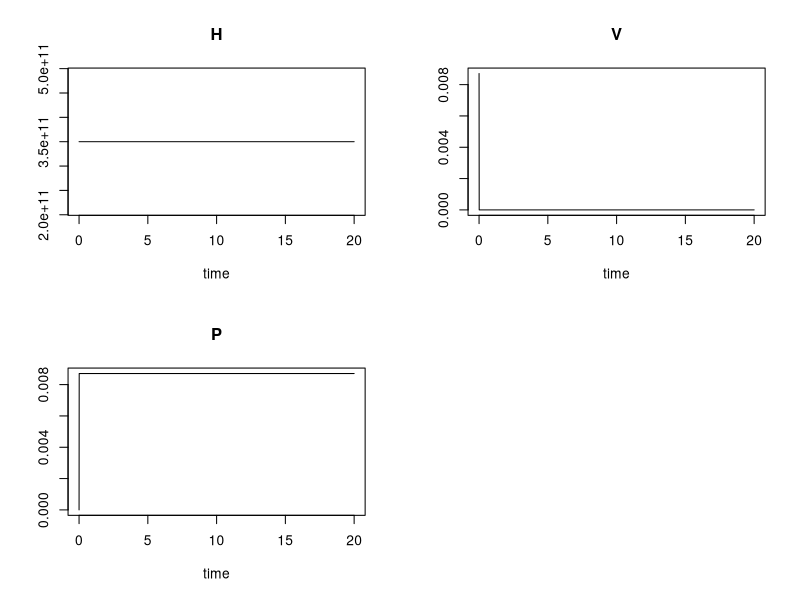

Write R code to recreate this figure.
library(deSolve)

koelle <- function(t, state, parameters)
{
    with(as.list(c(state, parameters)),{
        dH = b*(H0 - H)
        dV = lambda*P - eta*V - beta*H*V
        dP = beta*H*V - b*P
        list(c(dH, dV, dP))
    })
}

## fixed parameters
k <- 0.89
lambda <- 26.75
eta <- 2.91e3
beta <- 7.5e-5
H0=3.5e11
b <- lambda*beta*H0/(eta+beta*H0)

## run model
times = seq(from = 0, to = 20, by = 0.01)
parameters = c(k=k,lambda=lambda,beta=beta,eta=eta,H0=H0,b=b)
state = c(H=H0,V=10^-2.06,P=0)

out <- ode(y = state, times = times, func = koelle, parms = parameters)

plot(out)



## My model
